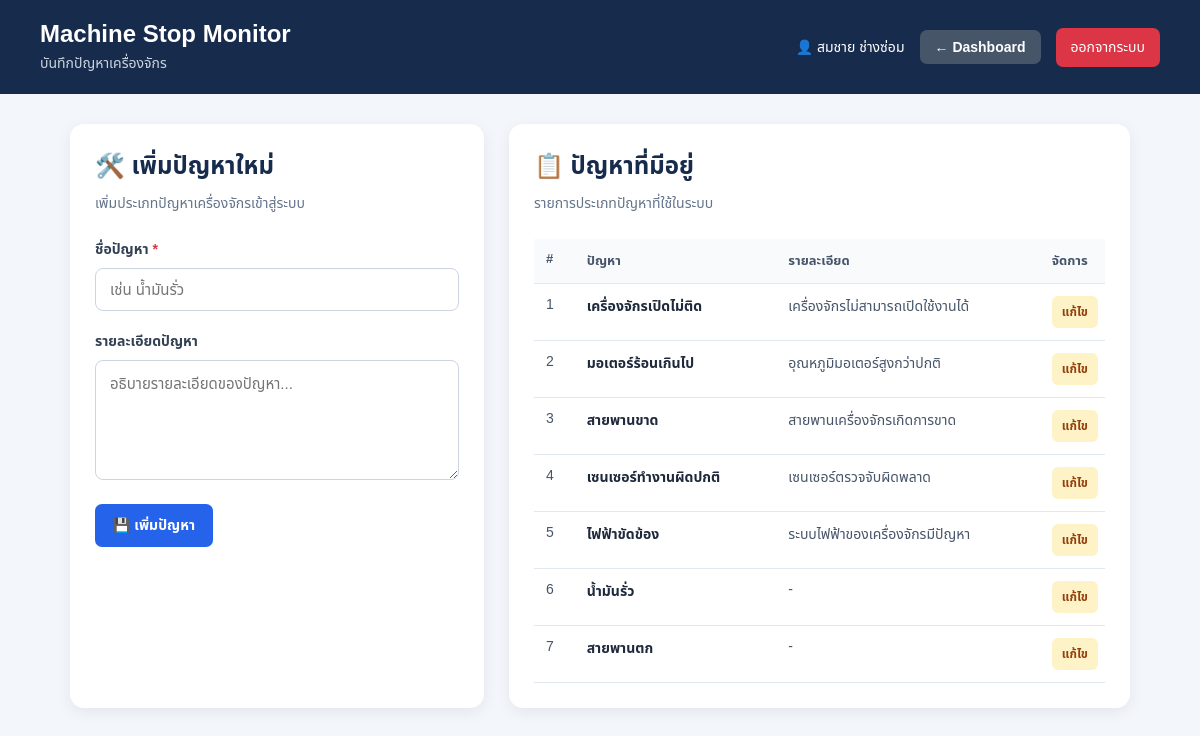
Screenshot of /problem.php (signed in) with the database file from the repository.
### tables this page shows
CREATE TABLE problems (
    id INTEGER PRIMARY KEY AUTOINCREMENT,
    problem_name TEXT NOT NULL UNIQUE,
    description TEXT
);

### problem.php (the view, shortened to what this page needs)
<?php
require_once 'db.php';
$user = $_SESSION['user'];
$editProblem = null;
$stmt = $db->prepare("
    SELECT
        id,
        problem_name,
        description
    FROM problems
    ORDER BY id ASC
");
$stmt->execute();
$problems = $stmt->fetchAll();
?>
<!DOCTYPE html>
<html lang="th">
<head>
    <link
        rel="stylesheet"
        href="css/style.css"
    >
</head>
<body class="dashboard-page">
    <header class="dashboard-header">
        <div>
            <a
                href="dashboard.php"
                class="site-logo"
            >
                Machine Stop Monitor
            </a>
            <p>
                บันทึกปัญหาเครื่องจักร
            </p>
        </div>
        <div class="user-area">
            <span>
                👤
                <?php
                echo htmlspecialchars(
                    $user['full_name']
                );
                ?>
            </span>
            <a
                href="dashboard.php"
                class="back-btn"
            >
                ← Dashboard
            </a>
            <a
                href="logout.php"
                class="logout-btn"
            >
                ออกจากระบบ
            </a>
        </div>
    </header>
    <main class="problem-container">
        <div class="problem-grid">
            <section class="problem-card">
                <?php if ($editProblem): ?>
                    <h2>
                        ✏️ แก้ไขปัญหา
                    </h2>
                    <p>
                        แก้ไขข้อมูลประเภทปัญหา
                    </p>
                <?php else: ?>
                    <h2>
                        🛠️ เพิ่มปัญหาใหม่
                    </h2>
                    <p>
                        เพิ่มประเภทปัญหาเครื่องจักรเข้าสู่ระบบ
                    </p>
                <?php endif; ?>
                <form method="POST">
                    <div class="form-group">
                        <label for="problem_name">
                            ชื่อปัญหา
                            <span>*</span>
                        </label>
                        <input
                            type="text"
                            name="problem_name"
                            id="problem_name"
                            placeholder="เช่น น้ำมันรั่ว"
                            value="<?php
                            if ($editProblem) {
                                echo htmlspecialchars(
                                    $editProblem['problem_name']
                                );
                            } else {
                                echo htmlspecialchars(
                                    $_POST['problem_name']
                                    ?? ''
                                );
                            }
                            ?>"
                            required
                        >
                    </div>
                    <div class="form-group">
                        <label for="description">
                            รายละเอียดปัญหา
                        </label>
                        <textarea
                            name="description"
                            id="description"
                            placeholder="อธิบายรายละเอียดของปัญหา..."
                        ><?php
                        ?></textarea>
                    </div>
                    <div class="problem-actions">
                        <button
                            type="submit"
                            class="save-problem-btn"
                        >
                            💾
                            <?php
                            echo $editProblem
                                ? 'บันทึกการแก้ไข'
                                : 'เพิ่มปัญหา';
                            ?>
                        </button>
                    </div>
                </form>
            </section>
            <section class="problem-card">
                <h2>
                    📋 ปัญหาที่มีอยู่
                </h2>
                <p>
                    รายการประเภทปัญหาที่ใช้ในระบบ
                </p>
                <?php if (count($problems) > 0): ?>
                    <div class="problem-table-wrapper">
                        <table class="problem-table">
                            <thead>
                                <tr>
                                    <th>
                                        #
                                    </th>
                                    <th>
                                        ปัญหา
                                    </th>
                                    <th>
                                        รายละเอียด
                                    </th>
                                    <th>
                                        จัดการ
                                    </th>
                                </tr>
                            </thead>
                            <tbody>
                                <?php foreach (
                                    $problems as $problem
                                ): ?>
                                    <tr>
                                        <td>
                                            <?php
                                            echo htmlspecialchars(
                                                $problem['id']
                                            );
                                            ?>
                                        </td>
                                        <td>
                                            <div class="problem-name">
                                                <?php
                                                echo htmlspecialchars(
                                                    $problem['problem_name']
                                                );
                                                ?>
                                            </div>
                                        </td>
                                        <td>
                                            <?php
                                            if (
                                                !empty(
                                                    $problem['description']
                                                )
                                            ) {
                                                echo htmlspecialchars(
                                                    $problem['description']
                                                );
                                            } else {
                                                echo '-';
                                            }
                                            ?>
                                        </td>
                                        <td>
                                            <a
                                                href="problem.php?edit=<?php
                                                    echo $problem['id'];
                                                ?>"
                                                class="problem-edit-btn"
                                            >
                                                แก้ไข
                                            </a>
                                        </td>
                                    </tr>
                                <?php endforeach; ?>
                            </tbody>
                        </table>
                    </div>
                <?php else: ?>
                    <div class="empty-data">
                        ยังไม่มีข้อมูลปัญหา
                    </div>
                <?php endif; ?>
            </section>
        </div>
    </main>
</body>
</html>

### css/style.css (style rules this page uses)
* { box-sizing: border-box; margin: 0; padding: 0; }
body { font-family: Arial, "Noto Sans Thai", sans-serif; }
.form-group { margin-bottom: 20px; }
.form-group label { display: block; margin-bottom: 8px; color: #334155; font-weight: bold; font-size: 14px; }
.form-group label span { color: #dc3545; }
.form-group input[type="text"], .form-group input[type="password"], .form-group select, .form-group textarea { width: 100%; box-sizing: border-box; padding: 12px 14px; border: 1px solid #cbd5e1; border-radius: 8px; background: white; color: #1e293b; font-family: inherit; font-size: 15px; outline: none; transition: 0.2s; }
.form-group textarea { resize: vertical; min-height: 120px; }
.dashboard-page { margin: 0; background: #f3f6fb; color: #1f2937; min-height: 100vh; }
.dashboard-header { background: #172b4d; color: white; padding: 20px 40px; display: flex; justify-content: space-between; align-items: center; gap: 20px; }
.site-logo { display: inline-block; color: white; text-decoration: none; font-size: 24px; font-weight: bold; transition: 0.2s; }
.dashboard-header p { margin: 5px 0 0; color: #cbd5e1; font-size: 14px; }
.user-area { display: flex; align-items: center; gap: 15px; font-size: 14px; }
.logout-btn { text-decoration: none; color: white; background: #dc3545; padding: 9px 15px; border-radius: 7px; transition: 0.2s; }
.back-btn { display: inline-block; background: #475569; color: white; text-decoration: none; border-radius: 7px; padding: 9px 15px; font-size: 14px; font-weight: bold; transition: 0.2s; }
table { width: 100%; border-collapse: collapse; min-width: 750px; }
thead { background: #f1f5f9; }
th { text-align: left; padding: 13px; font-size: 14px; color: #475569; }
td { padding: 14px 13px; border-top: 1px solid #e5e7eb; font-size: 14px; vertical-align: middle; }

### problem.php (style rules this page uses)
.problem-container { max-width: 1100px; margin: 30px auto; padding: 0 20px; }
.problem-grid { display: grid; grid-template-columns: minmax(300px, 1fr) minmax(400px, 1.5fr); gap: 25px; }
.problem-card { background: white; border-radius: 14px; padding: 25px; box-shadow: 0 4px 15px rgba(0, 0, 0, 0.07); }
.problem-card h2 { margin: 0 0 8px; color: #172b4d; }
.problem-card > p { color: #64748b; margin: 0 0 25px; font-size: 14px; }
.problem-card .form-group { margin-bottom: 20px; }
.problem-card .form-group label { display: block; margin-bottom: 8px; color: #334155; font-weight: bold; }
.problem-card .form-group label span { color: #dc3545; }
.problem-card .form-group input, .problem-card .form-group textarea { width: 100%; box-sizing: border-box; padding: 12px 14px; border: 1px solid #cbd5e1; border-radius: 8px; font-family: inherit; font-size: 15px; outline: none; }
.problem-card .form-group textarea { min-height: 120px; resize: vertical; }
.problem-actions { display: flex; gap: 10px; margin-top: 20px; }
.save-problem-btn { border: none; background: #2563eb; color: white; padding: 11px 18px; border-radius: 7px; cursor: pointer; font-family: inherit; font-size: 14px; font-weight: bold; }
.problem-table-wrapper { width: 100%; overflow-x: auto; }
.problem-table { width: 100%; min-width: 650px; border-collapse: collapse; }
.problem-table th, .problem-table td { padding: 12px; border-bottom: 1px solid #e2e8f0; text-align: left; vertical-align: top; }
.problem-table th { background: #f8fafc; color: #475569; font-size: 13px; }
.problem-table td { color: #475569; font-size: 14px; }
.problem-name { font-weight: bold; color: #1e293b; }
.problem-edit-btn { display: inline-block; padding: 7px 10px; background: #fef3c7; color: #92400e; text-decoration: none; border-radius: 6px; font-size: 12px; font-weight: bold; margin-right: 4px; }

### rows the page displays
problems: id "1", problem_name "เครื่องจักรเปิดไม่ติด", description "เครื่องจักรไม่สามารถเปิดใช้งานได้"
problems: id "2", problem_name "มอเตอร์ร้อนเกินไป", description "อุณหภูมิมอเตอร์สูงกว่าปกติ"
problems: id "3", problem_name "สายพานขาด", description "สายพานเครื่องจักรเกิดการขาด"
problems: id "4", problem_name "เซนเซอร์ทำงานผิดปกติ", description "เซนเซอร์ตรวจจับผิดพลาด"
problems: id "5", problem_name "ไฟฟ้าขัดข้อง", description "ระบบไฟฟ้าของเครื่องจักรมีปัญหา"
problems: id "6", problem_name "น้ำมันรั่ว"
problems: id "7", problem_name "สายพานตก"

### other values shown
$user['full_name'] "สมชาย ช่างซ่อม"
